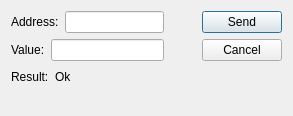
<?xml version="1.0" encoding="UTF-8"?>
<ui version="4.0">
 <class>WriteRegisterDialog</class>
 <widget class="QDialog" name="WriteRegisterDialog">
  <property name="geometry">
   <rect>
    <x>0</x>
    <y>0</y>
    <width>293</width>
    <height>116</height>
   </rect>
  </property>
  <property name="windowTitle">
   <string>Dialog</string>
  </property>
  <property name="styleSheet">
   <string notr="true"/>
  </property>
  <layout class="QGridLayout" name="gridLayout">
   <item row="3" column="0">
    <spacer name="verticalSpacer">
     <property name="orientation">
      <enum>Qt::Vertical</enum>
     </property>
     <property name="sizeHint" stdset="0">
      <size>
       <width>20</width>
       <height>40</height>
      </size>
     </property>
    </spacer>
   </item>
   <item row="2" column="0">
    <layout class="QHBoxLayout" name="horizontalLayout_4" stretch="0,0,0">
     <item>
      <widget class="QLabel" name="label_4">
       <property name="text">
        <string>Result:</string>
       </property>
      </widget>
     </item>
     <item>
      <widget class="QLabel" name="label_3">
       <property name="text">
        <string>Ok</string>
       </property>
      </widget>
     </item>
     <item>
      <spacer name="horizontalSpacer_2">
       <property name="orientation">
        <enum>Qt::Horizontal</enum>
       </property>
       <property name="sizeHint" stdset="0">
        <size>
         <width>40</width>
         <height>20</height>
        </size>
       </property>
      </spacer>
     </item>
    </layout>
   </item>
   <item row="0" column="0">
    <layout class="QVBoxLayout" name="verticalLayout_2">
     <item>
      <layout class="QHBoxLayout" name="horizontalLayout">
       <item>
        <layout class="QVBoxLayout" name="verticalLayout_4">
         <item>
          <layout class="QHBoxLayout" name="horizontalLayout_2">
           <item>
            <widget class="QLabel" name="label">
             <property name="text">
              <string>Address:</string>
             </property>
            </widget>
           </item>
           <item>
            <widget class="QLineEdit" name="lineEdit"/>
           </item>
          </layout>
         </item>
         <item>
          <layout class="QHBoxLayout" name="horizontalLayout_3">
           <item>
            <widget class="QLabel" name="label_2">
             <property name="text">
              <string>Value:</string>
             </property>
            </widget>
           </item>
           <item>
            <widget class="QLineEdit" name="lineEdit_2"/>
           </item>
          </layout>
         </item>
        </layout>
       </item>
       <item>
        <spacer name="horizontalSpacer">
         <property name="orientation">
          <enum>Qt::Horizontal</enum>
         </property>
         <property name="sizeHint" stdset="0">
          <size>
           <width>40</width>
           <height>20</height>
          </size>
         </property>
        </spacer>
       </item>
       <item>
        <layout class="QVBoxLayout" name="verticalLayout">
         <item>
          <widget class="QPushButton" name="pushButton">
           <property name="text">
            <string>Send</string>
           </property>
          </widget>
         </item>
         <item>
          <widget class="QPushButton" name="pushButton_2">
           <property name="text">
            <string>Cancel</string>
           </property>
          </widget>
         </item>
        </layout>
       </item>
      </layout>
     </item>
    </layout>
   </item>
  </layout>
 </widget>
 <resources/>
 <connections/>
</ui>
